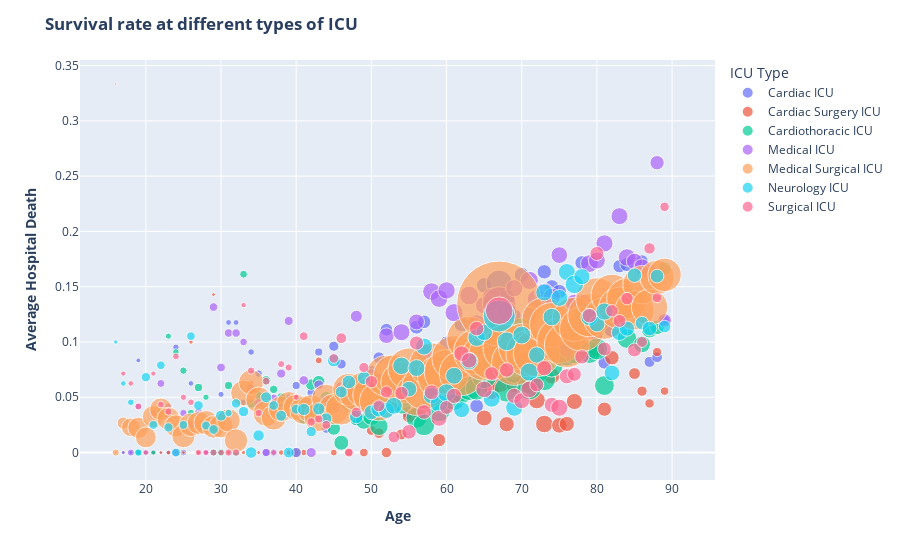

Write notebook code for a chart like this one.
### Code cell
ICU_type = df[["icu_type", "age", "hospital_death"]]
ICU_type["icu_type"] = ICU_type["icu_type"].replace(
    {
        "Med-Surg ICU": "Medical Surgical ICU",
        "MICU": "Medical ICU",
        "Neuro ICU": "Neurology ICU",
        "CCU-CTICU": "Cardiothoracic ICU",
        "CTICU": "Cardiothoracic ICU",
        "SICU": "Surgical ICU ",
        "CSICU": "Cardiac Surgery ICU",
    }
)
# ICU_type['pre_icu_los_days']=ICU_type['pre_icu_los_days'].round(0)
ICU_df = ICU_type.groupby(["icu_type", "age"]).mean().reset_index()
ICU_df["count"] = (
    ICU_type.groupby(["icu_type", "age"]).count().reset_index()["hospital_death"]
)

fig = px.scatter(
    ICU_df,
    x="age",
    y="hospital_death",
    size="count",
    color="icu_type",
    hover_name="icu_type",
    log_x=False,
    size_max=60,
)

fig.update_layout(legend_title_text='ICU Type')
fig.update_layout(title_text="<b>Survival rate at different types of ICU<b>")
fig.update_yaxes(title_text="<b>Average Hospital Death<b>")
fig.update_xaxes(title_text="<b>Age<b>")
fig.show()

# Uncomment this code to create the HTML file to embed chart
#pio.write_html(fig, file='index.html', auto_open=True)

### Figure 1 — Plotly figure (JSON) as saved in the notebook; plotly's stock layout.template omitted (floating-point values rounded to 4 significant figures)
{"data": [{"hovertemplate": "<b>%{hovertext}</b><br><br>icu_type=Cardiac ICU<br>age=%{x}<br>hospital_death=%{y}<br>count=%{marker.size}<extra></extra>", "hovertext": ["Cardiac ICU", "Cardiac ICU", "Cardiac ICU", "Cardiac ICU", "Cardiac ICU", "Cardiac ICU", "Cardiac ICU", "Cardiac ICU", "Cardiac ICU", "Cardiac ICU", "Cardiac ICU", "Cardiac ICU", "Cardiac ICU", "Cardiac ICU", "Cardiac ICU", "Cardiac ICU", "Cardiac ICU", "Cardiac ICU", "Cardiac ICU", "Cardiac ICU", "Cardiac ICU", "Cardiac ICU", "Cardiac ICU", "Cardiac ICU", "Cardiac ICU", "Cardiac ICU", "Cardiac ICU", "Cardiac ICU", "Cardiac ICU", "Cardiac ICU", "Cardiac ICU", "Cardiac ICU", "Cardiac ICU", "Cardiac ICU", "Cardiac ICU", "Cardiac ICU", "Cardiac ICU", "Cardiac ICU", "Cardiac ICU", "Cardiac ICU", "Cardiac ICU", "Cardiac ICU", "Cardiac ICU", "Cardiac ICU", "Cardiac ICU", "Cardiac ICU", "Cardiac ICU", "Cardiac ICU", "Cardiac ICU", "Cardiac ICU", "Cardiac ICU", "Cardiac ICU", "Cardiac ICU", "Cardiac ICU", "Cardiac ICU", "Cardiac ICU", "Cardiac ICU", "Cardiac ICU", "Cardiac ICU", "Cardiac ICU", "Cardiac ICU", "Cardiac ICU", "Cardiac ICU", "Cardiac ICU", "Cardiac ICU", "Cardiac ICU", "Cardiac ICU", "Cardiac ICU", "Cardiac ICU", "Cardiac ICU", "Cardiac ICU", "Cardiac ICU", "Cardiac ICU", "Cardiac ICU"], "legendgroup": "Cardiac ICU", "marker": {"color": "#636efa", "size": [2, 3, 9, 12, 12, 21, 6, 14, 21, 23, 16, 7, 14, 16, 19, 17, 17, 22, 22, 28, 30, 30, 24, 20, 33, 31, 37, 33, 46, 52, 50, 55, 36, 49, 68, 70, 81, 94, 86, 84, 97, 93, 93, 105, 101, 101, 112, 117, 95, 119, 112, 346, 121, 97, 112, 104, 123, 104, 100, 103, 84, 97, 99, 78, 76, 86, 83, 89, 100, 75, 75, 61, 58, 50], "sizemode": "area", "sizeref": 1.003, "symbol": "circle"}, "mode": "markers", "name": "Cardiac ICU", "showlegend": true, "type": "scatter", "x": [16, 17, 18, 19, 20, 21, 22, 23, 24, 25, 26, 27, 28, 29, 30, 31, 32, 33, 34, 35, 36, 37, 38, 39, 40, 41, 42, 43, 44, 45, 46, 47, 48, 49, 50, 51, 52, 53, 54, 55, 56, 57, 58, 59, 60, 61, 62, 63, 64, 65, 66, 67, 68, 69, 70, 71, 72, 73, 74, 75, 76, 77, 78, 79, 80, 81, 82, 83, 84, 85, 86, 87, 88, 89], "xaxis": "x", "y": [0, 0, 0, 0.08333, 0, 0, 0, 0, 0.09524, 0, 0.0625, 0, 0, 0, 0.05263, 0.1176, 0.1176, 0.04545, 0.09091, 0.07143, 0, 0, 0.04167, 0.05, 0.06061, 0.03226, 0.05405, 0.09091, 0.02174, 0.09615, 0.08, 0.05455, 0.02778, 0.04082, 0.07353, 0.08571, 0.1111, 0.04255, 0.06977, 0.03571, 0.1134, 0.1183, 0.07527, 0.05714, 0.09901, 0.07921, 0.1161, 0.06838, 0.04211, 0.1513, 0.09821, 0.1532, 0.1405, 0.1237, 0.1607, 0.125, 0.09756, 0.1635, 0.15, 0.1456, 0.09524, 0.134, 0.1717, 0.08974, 0.1053, 0.0814, 0.1325, 0.1685, 0.17, 0.1333, 0.1733, 0.08197, 0.08621, 0.12], "yaxis": "y"}, {"hovertemplate": "<b>%{hovertext}</b><br><br>icu_type=Cardiac Surgery ICU<br>age=%{x}<br>hospital_death=%{y}<br>count=%{marker.size}<extra></extra>", "hovertext": ["Cardiac Surgery ICU", "Cardiac Surgery ICU", "Cardiac Surgery ICU", "Cardiac Surgery ICU", "Cardiac Surgery ICU", "Cardiac Surgery ICU", "Cardiac Surgery ICU", "Cardiac Surgery ICU", "Cardiac Surgery ICU", "Cardiac Surgery ICU", "Cardiac Surgery ICU", "Cardiac Surgery ICU", "Cardiac Surgery ICU", "Cardiac Surgery ICU", "Cardiac Surgery ICU", "Cardiac Surgery ICU", "Cardiac Surgery ICU", "Cardiac Surgery ICU", "Cardiac Surgery ICU", "Cardiac Surgery ICU", "Cardiac Surgery ICU", "Cardiac Surgery ICU", "Cardiac Surgery ICU", "Cardiac Surgery ICU", "Cardiac Surgery ICU", "Cardiac Surgery ICU", "Cardiac Surgery ICU", "Cardiac Surgery ICU", "Cardiac Surgery ICU", "Cardiac Surgery ICU", "Cardiac Surgery ICU", "Cardiac Surgery ICU", "Cardiac Surgery ICU", "Cardiac Surgery ICU", "Cardiac Surgery ICU", "Cardiac Surgery ICU", "Cardiac Surgery ICU", "Cardiac Surgery ICU", "Cardiac Surgery ICU", "Cardiac Surgery ICU", "Cardiac Surgery ICU", "Cardiac Surgery ICU", "Cardiac Surgery ICU", "Cardiac Surgery ICU", "Cardiac Surgery ICU", "Cardiac Surgery ICU", "Cardiac Surgery ICU", "Cardiac Surgery ICU", "Cardiac Surgery ICU", "Cardiac Surgery ICU", "Cardiac Surgery ICU", "Cardiac Surgery ICU", "Cardiac Surgery ICU", "Cardiac Surgery ICU", "Cardiac Surgery ICU", "Cardiac Surgery ICU", "Cardiac Surgery ICU", "Cardiac Surgery ICU", "Cardiac Surgery ICU", "Cardiac Surgery ICU", "Cardiac Surgery ICU", "Cardiac Surgery ICU", "Cardiac Surgery ICU", "Cardiac Surgery ICU", "Cardiac Surgery ICU", "Cardiac Surgery ICU", "Cardiac Surgery ICU", "Cardiac Surgery ICU", "Cardiac Surgery ICU", "Cardiac Surgery ICU", "Cardiac Surgery ICU", "Cardiac Surgery ICU", "Cardiac Surgery ICU"], "legendgroup": "Cardiac Surgery ICU", "marker": {"color": "#EF553B", "size": [2, 4, 8, 8, 9, 7, 11, 10, 7, 10, 10, 12, 7, 14, 11, 14, 9, 16, 8, 15, 22, 15, 14, 19, 21, 26, 24, 23, 23, 37, 32, 31, 38, 50, 57, 54, 63, 61, 91, 81, 80, 73, 89, 92, 72, 123, 113, 103, 128, 127, 306, 117, 130, 127, 163, 148, 155, 130, 122, 116, 130, 127, 110, 118, 102, 105, 91, 92, 70, 54, 45, 44, 36], "sizemode": "area", "sizeref": 1.003, "symbol": "circle"}, "mode": "markers", "name": "Cardiac Surgery ICU", "showlegend": true, "type": "scatter", "x": [17, 18, 19, 20, 21, 22, 23, 24, 25, 26, 27, 28, 29, 30, 31, 32, 33, 34, 35, 36, 37, 38, 39, 40, 41, 42, 43, 44, 45, 46, 47, 48, 49, 50, 51, 52, 53, 54, 55, 56, 57, 58, 59, 60, 61, 62, 63, 64, 65, 66, 67, 68, 69, 70, 71, 72, 73, 74, 75, 76, 77, 78, 79, 80, 81, 82, 83, 84, 85, 86, 87, 88, 89], "xaxis": "x", "y": [0, 0, 0, 0, 0, 0, 0, 0, 0, 0.1, 0, 0, 0.1429, 0, 0, 0, 0, 0.0625, 0, 0.06667, 0.04545, 0, 0, 0, 0, 0.03846, 0.08333, 0.04348, 0, 0.05405, 0, 0.03226, 0, 0.02, 0.01754, 0, 0.07937, 0.01639, 0.03297, 0.03704, 0.075, 0.08219, 0.01124, 0.05435, 0.09722, 0.07317, 0.06195, 0.07767, 0.03125, 0.05512, 0.06536, 0.02564, 0.06154, 0.06299, 0.06135, 0.0473, 0.02581, 0.06923, 0.02459, 0.02586, 0.04615, 0.09449, 0.1091, 0.09322, 0.03922, 0.08571, 0.1209, 0.1304, 0.07143, 0.05556, 0.04444, 0.09091, 0.05556], "yaxis": "y"}, {"hovertemplate": "<b>%{hovertext}</b><br><br>icu_type=Cardiothoracic ICU<br>age=%{x}<br>hospital_death=%{y}<br>count=%{marker.size}<extra></extra>", "hovertext": ["Cardiothoracic ICU", "Cardiothoracic ICU", "Cardiothoracic ICU", "Cardiothoracic ICU", "Cardiothoracic ICU", "Cardiothoracic ICU", "Cardiothoracic ICU", "Cardiothoracic ICU", "Cardiothoracic ICU", "Cardiothoracic ICU", "Cardiothoracic ICU", "Cardiothoracic ICU", "Cardiothoracic ICU", "Cardiothoracic ICU", "Cardiothoracic ICU", "Cardiothoracic ICU", "Cardiothoracic ICU", "Cardiothoracic ICU", "Cardiothoracic ICU", "Cardiothoracic ICU", "Cardiothoracic ICU", "Cardiothoracic ICU", "Cardiothoracic ICU", "Cardiothoracic ICU", "Cardiothoracic ICU", "Cardiothoracic ICU", "Cardiothoracic ICU", "Cardiothoracic ICU", "Cardiothoracic ICU", "Cardiothoracic ICU", "Cardiothoracic ICU", "Cardiothoracic ICU", "Cardiothoracic ICU", "Cardiothoracic ICU", "Cardiothoracic ICU", "Cardiothoracic ICU", "Cardiothoracic ICU", "Cardiothoracic ICU", "Cardiothoracic ICU", "Cardiothoracic ICU", "Cardiothoracic ICU", "Cardiothoracic ICU", "Cardiothoracic ICU", "Cardiothoracic ICU", "Cardiothoracic ICU", "Cardiothoracic ICU", "Cardiothoracic ICU", "Cardiothoracic ICU", "Cardiothoracic ICU", "Cardiothoracic ICU", "Cardiothoracic ICU", "Cardiothoracic ICU", "Cardiothoracic ICU", "Cardiothoracic ICU", "Cardiothoracic ICU", "Cardiothoracic ICU", "Cardiothoracic ICU", "Cardiothoracic ICU", "Cardiothoracic ICU", "Cardiothoracic ICU", "Cardiothoracic ICU", "Cardiothoracic ICU", "Cardiothoracic ICU", "Cardiothoracic ICU", "Cardiothoracic ICU", "Cardiothoracic ICU", "Cardiothoracic ICU", "Cardiothoracic ICU", "Cardiothoracic ICU", "Cardiothoracic ICU", "Cardiothoracic ICU", "Cardiothoracic ICU", "Cardiothoracic ICU"], "legendgroup": "Cardiothoracic ICU", "marker": {"color": "#00cc96", "size": [7, 8, 22, 17, 14, 27, 19, 22, 27, 28, 34, 20, 28, 32, 33, 31, 31, 45, 39, 46, 35, 40, 45, 54, 65, 65, 78, 81, 92, 113, 93, 98, 140, 154, 169, 172, 212, 205, 225, 223, 239, 206, 262, 247, 249, 273, 293, 260, 318, 295, 759, 316, 261, 260, 306, 323, 257, 255, 249, 249, 244, 246, 243, 235, 198, 194, 198, 194, 167, 143, 135, 106, 90], "sizemode": "area", "sizeref": 1.003, "symbol": "circle"}, "mode": "markers", "name": "Cardiothoracic ICU", "showlegend": true, "type": "scatter", "x": [17, 18, 19, 20, 21, 22, 23, 24, 25, 26, 27, 28, 29, 30, 31, 32, 33, 34, 35, 36, 37, 38, 39, 40, 41, 42, 43, 44, 45, 46, 47, 48, 49, 50, 51, 52, 53, 54, 55, 56, 57, 58, 59, 60, 61, 62, 63, 64, 65, 66, 67, 68, 69, 70, 71, 72, 73, 74, 75, 76, 77, 78, 79, 80, 81, 82, 83, 84, 85, 86, 87, 88, 89], "xaxis": "x", "y": [0, 0, 0, 0, 0, 0.03704, 0.1053, 0.09091, 0.07407, 0.03571, 0.05882, 0.05, 0, 0, 0.06061, 0, 0.1613, 0.04444, 0.05128, 0.06522, 0.05714, 0.05, 0.04444, 0, 0.03077, 0.06154, 0.0641, 0.04938, 0.02174, 0.00885, 0.04301, 0.03061, 0.02857, 0.03247, 0.02367, 0.04651, 0.06132, 0.0439, 0.06222, 0.03139, 0.0251, 0.04854, 0.03817, 0.05263, 0.04819, 0.05495, 0.05802, 0.05769, 0.06918, 0.07797, 0.1028, 0.05696, 0.0728, 0.1115, 0.05882, 0.0743, 0.06615, 0.07843, 0.08835, 0.08835, 0.09016, 0.122, 0.09053, 0.09362, 0.06061, 0.1134, 0.1212, 0.1031, 0.1377, 0.0979, 0.1111, 0.1132, 0.1667], "yaxis": "y"}, {"hovertemplate": "<b>%{hovertext}</b><br><br>icu_type=Medical ICU<br>age=%{x}<br>hospital_death=%{y}<br>count=%{marker.size}<extra></extra>", "hovertext": ["Medical ICU", "Medical ICU", "Medical ICU", "Medical ICU", "Medical ICU", "Medical ICU", "Medical ICU", "Medical ICU", "Medical ICU", "Medical ICU", "Medical ICU", "Medical ICU", "Medical ICU", "Medical ICU", "Medical ICU", "Medical ICU", "Medical ICU", "Medical ICU", "Medical ICU", "Medical ICU", "Medical ICU", "Medical ICU", "Medical ICU", "Medical ICU", "Medical ICU", "Medical ICU", "Medical ICU", "Medical ICU", "Medical ICU", "Medical ICU", "Medical ICU", "Medical ICU", "Medical ICU", "Medical ICU", "Medical ICU", "Medical ICU", "Medical ICU", "Medical ICU", "Medical ICU", "Medical ICU", "Medical ICU", "Medical ICU", "Medical ICU", "Medical ICU", "Medical ICU", "Medical ICU", "Medical ICU", "Medical ICU", "Medical ICU", "Medical ICU", "Medical ICU", "Medical ICU", "Medical ICU", "Medical ICU", "Medical ICU", "Medical ICU", "Medical ICU", "Medical ICU", "Medical ICU", "Medical ICU", "Medical ICU", "Medical ICU", "Medical ICU", "Medical ICU", "Medical ICU", "Medical ICU", "Medical ICU", "Medical ICU", "Medical ICU", "Medical ICU", "Medical ICU", "Medical ICU", "Medical ICU", "Medical ICU"], "legendgroup": "Medical ICU", "marker": {"color": "#ab63fa", "size": [3, 9, 25, 24, 24, 28, 32, 24, 37, 28, 39, 27, 25, 38, 39, 37, 37, 30, 52, 45, 37, 41, 42, 42, 52, 46, 51, 49, 64, 74, 68, 81, 73, 95, 101, 107, 123, 124, 147, 128, 127, 132, 158, 158, 150, 166, 166, 176, 172, 150, 171, 564, 204, 148, 156, 167, 180, 194, 149, 140, 139, 163, 155, 158, 144, 148, 126, 145, 153, 133, 131, 129, 103, 92], "sizemode": "area", "sizeref": 1.003, "symbol": "circle"}, "mode": "markers", "name": "Medical ICU", "showlegend": true, "type": "scatter", "x": [16, 17, 18, 19, 20, 21, 22, 23, 24, 25, 26, 27, 28, 29, 30, 31, 32, 33, 34, 35, 36, 37, 38, 39, 40, 41, 42, 43, 44, 45, 46, 47, 48, 49, 50, 51, 52, 53, 54, 55, 56, 57, 58, 59, 60, 61, 62, 63, 64, 65, 66, 67, 68, 69, 70, 71, 72, 73, 74, 75, 76, 77, 78, 79, 80, 81, 82, 83, 84, 85, 86, 87, 88, 89], "xaxis": "x", "y": [0, 0, 0, 0.04167, 0, 0.03571, 0.0625, 0.04167, 0, 0.03571, 0.02564, 0.03704, 0, 0.1316, 0.07692, 0.1081, 0.1081, 0.1, 0.05769, 0.04444, 0, 0.04878, 0.07143, 0.119, 0, 0.06522, 0, 0.06122, 0.04688, 0.04054, 0.05882, 0.06173, 0.1233, 0.06316, 0.06931, 0.06542, 0.1057, 0.06452, 0.1088, 0.07031, 0.1181, 0.09091, 0.1456, 0.1392, 0.1467, 0.1265, 0.08434, 0.142, 0.1163, 0.1333, 0.1404, 0.1348, 0.1275, 0.1486, 0.08333, 0.1557, 0.1389, 0.1443, 0.1409, 0.1786, 0.09353, 0.135, 0.1355, 0.1709, 0.1736, 0.1892, 0.1111, 0.2138, 0.1765, 0.1729, 0.1679, 0.1628, 0.2621, 0.1196], "yaxis": "y"}, {"hovertemplate": "<b>%{hovertext}</b><br><br>icu_type=Medical Surgical ICU<br>age=%{x}<br>hospital_death=%{y}<br>count=%{marker.size}<extra></extra>", "hovertext": ["Medical Surgical ICU", "Medical Surgical ICU", "Medical Surgical ICU", "Medical Surgical ICU", "Medical Surgical ICU", "Medical Surgical ICU", "Medical Surgical ICU", "Medical Surgical ICU", "Medical Surgical ICU", "Medical Surgical ICU", "Medical Surgical ICU", "Medical Surgical ICU", "Medical Surgical ICU", "Medical Surgical ICU", "Medical Surgical ICU", "Medical Surgical ICU", "Medical Surgical ICU", "Medical Surgical ICU", "Medical Surgical ICU", "Medical Surgical ICU", "Medical Surgical ICU", "Medical Surgical ICU", "Medical Surgical ICU", "Medical Surgical ICU", "Medical Surgical ICU", "Medical Surgical ICU", "Medical Surgical ICU", "Medical Surgical ICU", "Medical Surgical ICU", "Medical Surgical ICU", "Medical Surgical ICU", "Medical Surgical ICU", "Medical Surgical ICU", "Medical Surgical ICU", "Medical Surgical ICU", "Medical Surgical ICU", "Medical Surgical ICU", "Medical Surgical ICU", "Medical Surgical ICU", "Medical Surgical ICU", "Medical Surgical ICU", "Medical Surgical ICU", "Medical Surgical ICU", "Medical Surgical ICU", "Medical Surgical ICU", "Medical Surgical ICU", "Medical Surgical ICU", "Medical Surgical ICU", "Medical Surgical ICU", "Medical Surgical ICU", "Medical Surgical ICU", "Medical Surgical ICU", "Medical Surgical ICU", "Medical Surgical ICU", "Medical Surgical ICU", "Medical Surgical ICU", "Medical Surgical ICU", "Medical Surgical ICU", "Medical Surgical ICU", "Medical Surgical ICU", "Medical Surgical ICU", "Medical Surgical ICU", "Medical Surgical ICU", "Medical Surgical ICU", "Medical Surgical ICU", "Medical Surgical ICU", "Medical Surgical ICU", "Medical Surgical ICU", "Medical Surgical ICU", "Medical Surgical ICU", "Medical Surgical ICU", "Medical Surgical ICU", "Medical Surgical ICU", "Medical Surgical ICU"], "legendgroup": "Medical Surgical ICU", "marker": {"color": "#FFA15A", "size": [26, 75, 175, 223, 219, 246, 256, 261, 249, 270, 279, 262, 296, 258, 291, 276, 276, 335, 315, 336, 338, 316, 329, 320, 342, 393, 406, 434, 433, 484, 509, 526, 597, 633, 692, 756, 850, 844, 853, 887, 878, 983, 986, 935, 1003, 993, 1004, 1001, 1065, 1058, 1112, 3612, 1129, 1034, 1089, 1096, 1102, 999, 996, 1010, 1008, 979, 1003, 942, 900, 881, 878, 880, 826, 770, 738, 662, 587, 560], "sizemode": "area", "sizeref": 1.003, "symbol": "circle"}, "mode": "markers", "name": "Medical Surgical ICU", "showlegend": true, "type": "scatter", "x": [16, 17, 18, 19, 20, 21, 22, 23, 24, 25, 26, 27, 28, 29, 30, 31, 32, 33, 34, 35, 36, 37, 38, 39, 40, 41, 42, 43, 44, 45, 46, 47, 48, 49, 50, 51, 52, 53, 54, 55, 56, 57, 58, 59, 60, 61, 62, 63, 64, 65, 66, 67, 68, 69, 70, 71, 72, 73, 74, 75, 76, 77, 78, 79, 80, 81, 82, 83, 84, 85, 86, 87, 88, 89], "xaxis": "x", "y": [0, 0.02667, 0.02286, 0.02242, 0.0137, 0.03252, 0.03906, 0.03065, 0.0241, 0.01481, 0.02509, 0.02672, 0.02703, 0.02326, 0.02405, 0.02899, 0.01087, 0.05373, 0.06349, 0.04762, 0.0355, 0.03165, 0.03951, 0.04375, 0.04094, 0.03817, 0.03941, 0.03226, 0.0485, 0.03926, 0.03929, 0.05703, 0.0536, 0.05687, 0.05202, 0.0463, 0.06941, 0.06991, 0.06331, 0.07554, 0.05239, 0.059, 0.07911, 0.06845, 0.07278, 0.0856, 0.07171, 0.1029, 0.09108, 0.08601, 0.08723, 0.1348, 0.09477, 0.08124, 0.0955, 0.08942, 0.08984, 0.1201, 0.1155, 0.101, 0.09722, 0.1205, 0.1117, 0.1242, 0.1389, 0.1215, 0.1424, 0.1307, 0.1392, 0.1286, 0.1518, 0.1314, 0.1584, 0.1607], "yaxis": "y"}, {"hovertemplate": "<b>%{hovertext}</b><br><br>icu_type=Neurology ICU<br>age=%{x}<br>hospital_death=%{y}<br>count=%{marker.size}<extra></extra>", "hovertext": ["Neurology ICU", "Neurology ICU", "Neurology ICU", "Neurology ICU", "Neurology ICU", "Neurology ICU", "Neurology ICU", "Neurology ICU", "Neurology ICU", "Neurology ICU", "Neurology ICU", "Neurology ICU", "Neurology ICU", "Neurology ICU", "Neurology ICU", "Neurology ICU", "Neurology ICU", "Neurology ICU", "Neurology ICU", "Neurology ICU", "Neurology ICU", "Neurology ICU", "Neurology ICU", "Neurology ICU", "Neurology ICU", "Neurology ICU", "Neurology ICU", "Neurology ICU", "Neurology ICU", "Neurology ICU", "Neurology ICU", "Neurology ICU", "Neurology ICU", "Neurology ICU", "Neurology ICU", "Neurology ICU", "Neurology ICU", "Neurology ICU", "Neurology ICU", "Neurology ICU", "Neurology ICU", "Neurology ICU", "Neurology ICU", "Neurology ICU", "Neurology ICU", "Neurology ICU", "Neurology ICU", "Neurology ICU", "Neurology ICU", "Neurology ICU", "Neurology ICU", "Neurology ICU", "Neurology ICU", "Neurology ICU", "Neurology ICU", "Neurology ICU", "Neurology ICU", "Neurology ICU", "Neurology ICU", "Neurology ICU", "Neurology ICU", "Neurology ICU", "Neurology ICU", "Neurology ICU", "Neurology ICU", "Neurology ICU", "Neurology ICU", "Neurology ICU", "Neurology ICU", "Neurology ICU", "Neurology ICU", "Neurology ICU", "Neurology ICU", "Neurology ICU"], "legendgroup": "Neurology ICU", "marker": {"color": "#19d3f3", "size": [10, 16, 22, 29, 44, 40, 38, 44, 39, 40, 38, 47, 41, 48, 60, 28, 45, 54, 67, 65, 60, 47, 60, 59, 51, 77, 53, 76, 65, 84, 73, 94, 93, 89, 110, 127, 131, 142, 153, 122, 144, 146, 136, 158, 167, 144, 129, 157, 154, 138, 144, 518, 179, 148, 160, 165, 136, 145, 155, 143, 147, 171, 132, 147, 129, 149, 125, 129, 116, 106, 94, 107, 94, 79], "sizemode": "area", "sizeref": 1.003, "symbol": "circle"}, "mode": "markers", "name": "Neurology ICU", "showlegend": true, "type": "scatter", "x": [16, 17, 18, 19, 20, 21, 22, 23, 24, 25, 26, 27, 28, 29, 30, 31, 32, 33, 34, 35, 36, 37, 38, 39, 40, 41, 42, 43, 44, 45, 46, 47, 48, 49, 50, 51, 52, 53, 54, 55, 56, 57, 58, 59, 60, 61, 62, 63, 64, 65, 66, 67, 68, 69, 70, 71, 72, 73, 74, 75, 76, 77, 78, 79, 80, 81, 82, 83, 84, 85, 86, 87, 88, 89], "xaxis": "x", "y": [0.1, 0.0625, 0.04545, 0, 0.06818, 0.025, 0.07895, 0.02273, 0, 0.025, 0.1053, 0.04255, 0.02439, 0.02083, 0.03333, 0.03571, 0.04444, 0.03704, 0, 0.01538, 0.05, 0.04255, 0.03333, 0, 0.03922, 0.03896, 0.01887, 0.03947, 0.03077, 0.08333, 0.05479, 0.06383, 0.03226, 0.06742, 0.03636, 0.03937, 0.03817, 0.04225, 0.07843, 0.05738, 0.07639, 0.09589, 0.05147, 0.0443, 0.05389, 0.06944, 0.03876, 0.0828, 0.1039, 0.1087, 0.04861, 0.1236, 0.1006, 0.04054, 0.1062, 0.07273, 0.08824, 0.1448, 0.1226, 0.1399, 0.1633, 0.152, 0.1591, 0.1224, 0.1163, 0.1275, 0.072, 0.1085, 0.1121, 0.1604, 0.117, 0.1121, 0.1596, 0.1139], "yaxis": "y"}, {"hovertemplate": "<b>%{hovertext}</b><br><br>icu_type=Surgical ICU <br>age=%{x}<br>hospital_death=%{y}<br>count=%{marker.size}<extra></extra>", "hovertext": ["Surgical ICU ", "Surgical ICU ", "Surgical ICU ", "Surgical ICU ", "Surgical ICU ", "Surgical ICU ", "Surgical ICU ", "Surgical ICU ", "Surgical ICU ", "Surgical ICU ", "Surgical ICU ", "Surgical ICU ", "Surgical ICU ", "Surgical ICU ", "Surgical ICU ", "Surgical ICU ", "Surgical ICU ", "Surgical ICU ", "Surgical ICU ", "Surgical ICU ", "Surgical ICU ", "Surgical ICU ", "Surgical ICU ", "Surgical ICU ", "Surgical ICU ", "Surgical ICU ", "Surgical ICU ", "Surgical ICU ", "Surgical ICU ", "Surgical ICU ", "Surgical ICU ", "Surgical ICU ", "Surgical ICU ", "Surgical ICU ", "Surgical ICU ", "Surgical ICU ", "Surgical ICU ", "Surgical ICU ", "Surgical ICU ", "Surgical ICU ", "Surgical ICU ", "Surgical ICU ", "Surgical ICU ", "Surgical ICU ", "Surgical ICU ", "Surgical ICU ", "Surgical ICU ", "Surgical ICU ", "Surgical ICU ", "Surgical ICU ", "Surgical ICU ", "Surgical ICU ", "Surgical ICU ", "Surgical ICU ", "Surgical ICU ", "Surgical ICU ", "Surgical ICU ", "Surgical ICU ", "Surgical ICU ", "Surgical ICU ", "Surgical ICU ", "Surgical ICU ", "Surgical ICU ", "Surgical ICU ", "Surgical ICU ", "Surgical ICU ", "Surgical ICU ", "Surgical ICU ", "Surgical ICU ", "Surgical ICU ", "Surgical ICU ", "Surgical ICU ", "Surgical ICU ", "Surgical ICU "], "legendgroup": "Surgical ICU ", "marker": {"color": "#FF6692", "size": [3, 14, 16, 24, 14, 14, 23, 27, 23, 20, 22, 22, 17, 26, 22, 28, 28, 15, 27, 28, 31, 18, 25, 26, 20, 38, 36, 33, 40, 47, 58, 40, 55, 52, 78, 71, 73, 71, 93, 107, 101, 109, 110, 129, 98, 117, 123, 120, 107, 140, 98, 382, 107, 117, 128, 140, 98, 118, 116, 148, 116, 99, 104, 105, 100, 96, 78, 84, 79, 97, 60, 65, 50, 45], "sizemode": "area", "sizeref": 1.003, "symbol": "circle"}, "mode": "markers", "name": "Surgical ICU ", "showlegend": true, "type": "scatter", "x": [16, 17, 18, 19, 20, 21, 22, 23, 24, 25, 26, 27, 28, 29, 30, 31, 32, 33, 34, 35, 36, 37, 38, 39, 40, 41, 42, 43, 44, 45, 46, 47, 48, 49, 50, 51, 52, 53, 54, 55, 56, 57, 58, 59, 60, 61, 62, 63, 64, 65, 66, 67, 68, 69, 70, 71, 72, 73, 74, 75, 76, 77, 78, 79, 80, 81, 82, 83, 84, 85, 86, 87, 88, 89], "xaxis": "x", "y": [0.3333, 0.07143, 0.0625, 0.04167, 0, 0.07143, 0.04348, 0.03704, 0.08696, 0.05, 0.04545, 0, 0, 0, 0, 0, 0, 0.1333, 0.07407, 0.03571, 0.06452, 0, 0.08, 0.07692, 0.05, 0.1053, 0.02778, 0.0303, 0.025, 0.08511, 0.1034, 0, 0.03636, 0.07692, 0.0641, 0.04225, 0.05479, 0.01408, 0.05376, 0.01869, 0.09901, 0.0367, 0.05455, 0.03101, 0.04082, 0.05128, 0.08943, 0.08333, 0.1121, 0.05714, 0.07143, 0.1283, 0.07477, 0.05128, 0.04688, 0.05714, 0.06122, 0.07627, 0.0431, 0.04054, 0.06897, 0.07071, 0.08654, 0.1238, 0.18, 0.09375, 0.1282, 0.119, 0.1392, 0.09278, 0.1, 0.1846, 0.14, 0.2222], "yaxis": "y"}], "layout": {"legend": {"itemsizing": "constant", "title": {"text": "ICU Type"}, "tracegroupgap": 0}, "margin": {"t": 60}, "title": {"text": "<b>Survival rate at different types of ICU<b>"}, "xaxis": {"anchor": "y", "domain": [0, 1], "title": {"text": "<b>Age<b>"}}, "yaxis": {"anchor": "x", "domain": [0, 1], "title": {"text": "<b>Average Hospital Death<b>"}}}}
